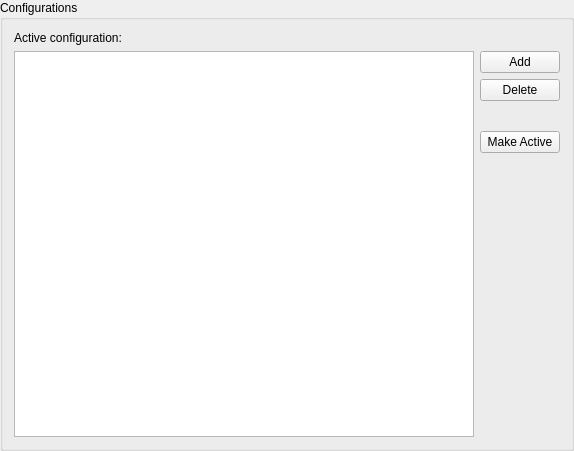
<?xml version="1.0" encoding="UTF-8"?>
<ui version="4.0">
 <class>ConfigsGroupBox</class>
 <widget class="QGroupBox" name="ConfigsGroupBox">
  <property name="geometry">
   <rect>
    <x>0</x>
    <y>0</y>
    <width>574</width>
    <height>451</height>
   </rect>
  </property>
  <property name="windowTitle">
   <string>Configurations</string>
  </property>
  <property name="title">
   <string>Configurations</string>
  </property>
  <layout class="QVBoxLayout" name="verticalLayout">
   <item>
    <layout class="QHBoxLayout" name="horizontalLayout">
     <item>
      <widget class="QLabel" name="label">
       <property name="text">
        <string>Active configuration:</string>
       </property>
      </widget>
     </item>
     <item>
      <widget class="QLabel" name="activeConfigLabel">
       <property name="sizePolicy">
        <sizepolicy hsizetype="Preferred" vsizetype="Preferred">
         <horstretch>1</horstretch>
         <verstretch>0</verstretch>
        </sizepolicy>
       </property>
       <property name="text">
        <string/>
       </property>
      </widget>
     </item>
    </layout>
   </item>
   <item>
    <layout class="QHBoxLayout" name="horizontalLayout_3">
     <item>
      <widget class="QTableView" name="tableView">
       <property name="alternatingRowColors">
        <bool>true</bool>
       </property>
       <property name="selectionMode">
        <enum>QAbstractItemView::SingleSelection</enum>
       </property>
       <property name="selectionBehavior">
        <enum>QAbstractItemView::SelectRows</enum>
       </property>
       <property name="sortingEnabled">
        <bool>true</bool>
       </property>
       <attribute name="verticalHeaderVisible">
        <bool>true</bool>
       </attribute>
       <attribute name="verticalHeaderMinimumSectionSize">
        <number>24</number>
       </attribute>
       <attribute name="verticalHeaderDefaultSectionSize">
        <number>24</number>
       </attribute>
      </widget>
     </item>
     <item>
      <layout class="QVBoxLayout" name="verticalLayout_2">
       <item>
        <widget class="QPushButton" name="addButton">
         <property name="text">
          <string>Add</string>
         </property>
        </widget>
       </item>
       <item>
        <widget class="QPushButton" name="deleteButton">
         <property name="text">
          <string>Delete</string>
         </property>
        </widget>
       </item>
       <item>
        <spacer name="verticalSpacer">
         <property name="orientation">
          <enum>Qt::Vertical</enum>
         </property>
         <property name="sizeType">
          <enum>QSizePolicy::Fixed</enum>
         </property>
         <property name="sizeHint" stdset="0">
          <size>
           <width>20</width>
           <height>24</height>
          </size>
         </property>
        </spacer>
       </item>
       <item>
        <widget class="QPushButton" name="activateButton">
         <property name="text">
          <string>Make Active</string>
         </property>
        </widget>
       </item>
       <item>
        <spacer name="verticalSpacer_2">
         <property name="orientation">
          <enum>Qt::Vertical</enum>
         </property>
         <property name="sizeHint" stdset="0">
          <size>
           <width>20</width>
           <height>40</height>
          </size>
         </property>
        </spacer>
       </item>
      </layout>
     </item>
    </layout>
   </item>
  </layout>
 </widget>
 <resources/>
 <connections/>
</ui>
